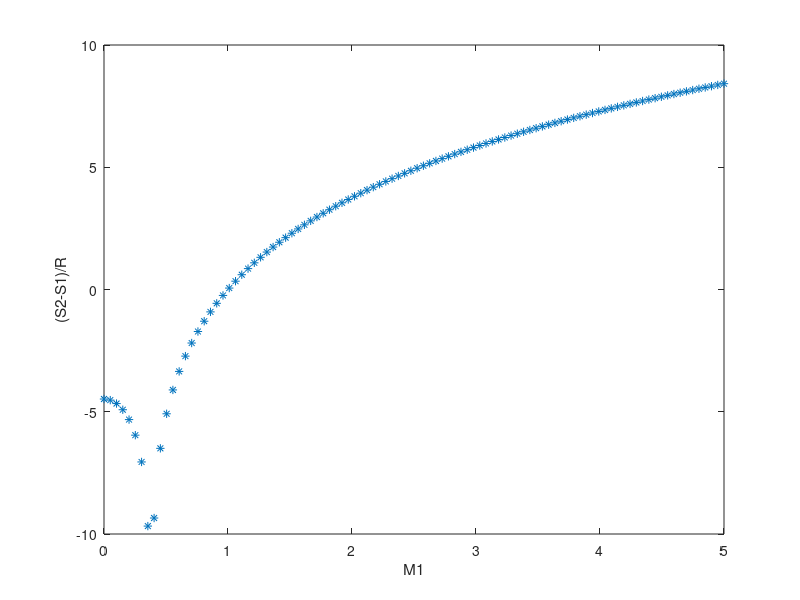

Reproduce this figure in MATLAB. (Note: this script raises an error after producing the figure.)
M1 = linspace(0,5,100);
gamma=1.4;
a=((gamma+1)/2)*(M1.^2);
c=1+(((gamma-1)/2)*(M1.^2));
d=(((2*gamma)/(gamma+1))*(M1.^2))-((gamma-1)/(gamma+1));
%c=(2*gamma)/(gamma+1);
A=((a./c)).^((gamma/gamma-1));
B=((1./d).^2.5);
pressur_ratio=(A).*(B);
result=-log(pressur_ratio);
plot(M1,result,'*');
xlabel("M1")
ylabel("(S2-S1)/R");
sgtitle("(S2-S1)/R vs M1")
